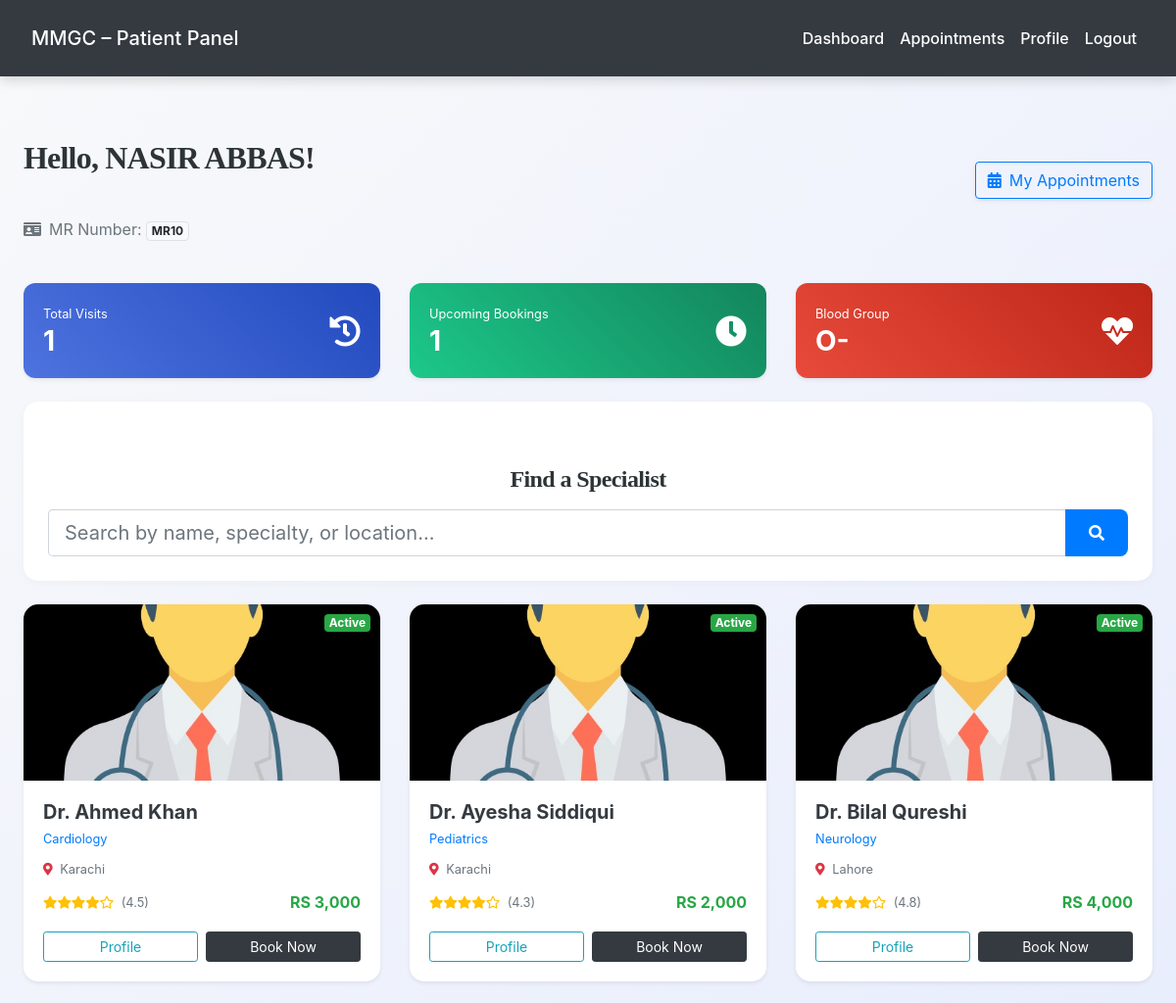
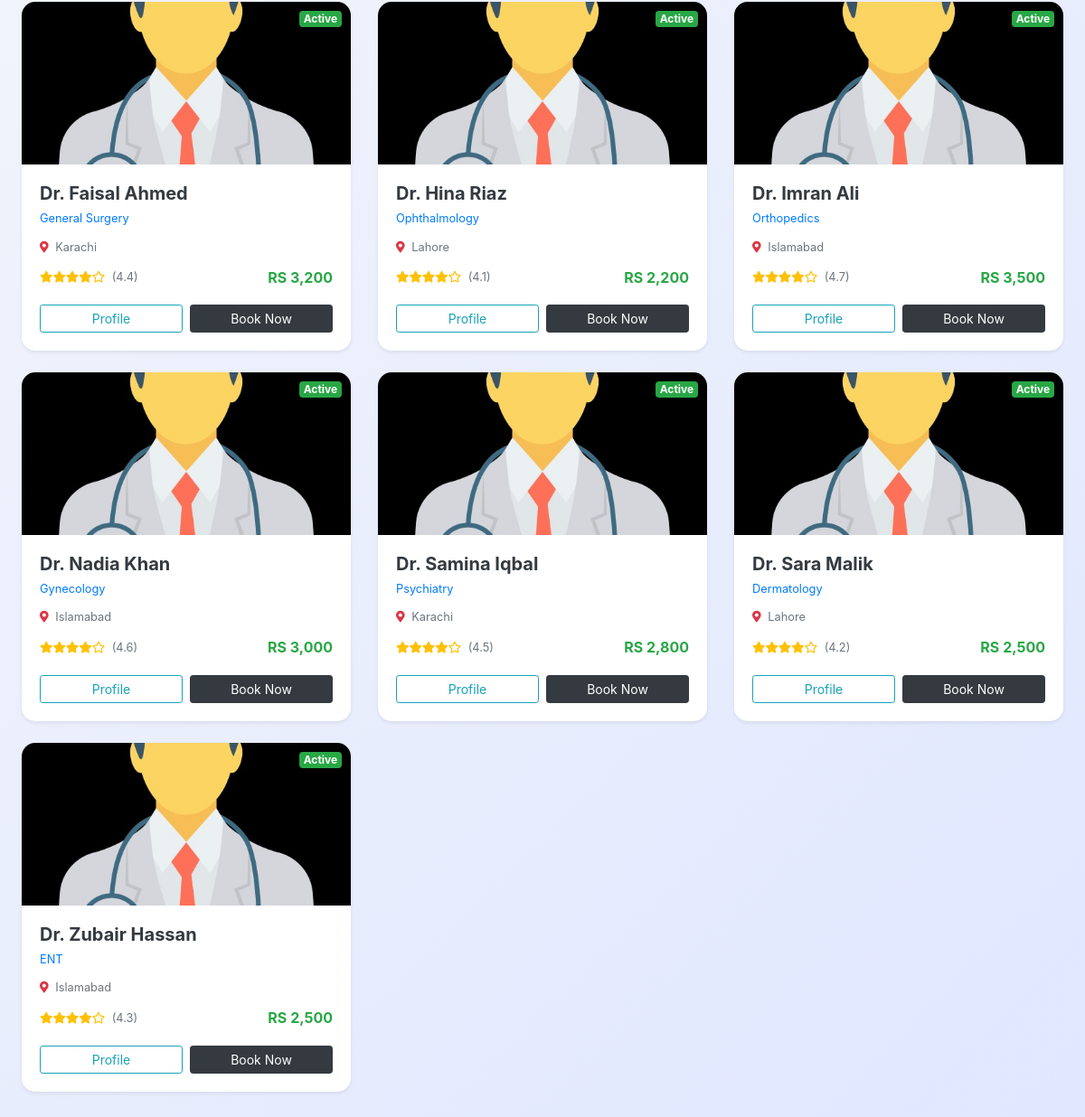
The app's page /patient/patient_dashboard.php (signed in) with its own data (2 pictures, top to bottom).
### tables this page shows
CREATE TABLE `patients` (
  `id` int(11) NOT NULL,
  `mr_number` varchar(20) NOT NULL,
  `name` varchar(100) NOT NULL,
  `email` varchar(100) DEFAULT NULL,
  `phone` varchar(15) NOT NULL,
  `password` varchar(255) DEFAULT NULL,
  `blood_group` varchar(10) DEFAULT NULL,
  `allergies` text DEFAULT NULL,
  `emergency_contact_name` varchar(150) DEFAULT NULL,
  `date_of_birth` date DEFAULT NULL,
  `gender` enum('male','female','other') DEFAULT NULL,
  `address` text DEFAULT NULL,
  `guardian_name` varchar(100) DEFAULT NULL,
  `guardian_phone` varchar(15) DEFAULT NULL,
  `registration_date` date DEFAULT curdate(),
  `status` enum('active','inactive') DEFAULT 'active',
  `created_at` timestamp NOT NULL DEFAULT current_timestamp()
);

CREATE TABLE `doctors` (
  `doctor_id` int(11) NOT NULL,
  `full_name` varchar(100) NOT NULL,
  `email` varchar(100) NOT NULL,
  `password` varchar(255) NOT NULL,
  `phone` varchar(20) DEFAULT NULL,
  `specialization` varchar(100) DEFAULT NULL,
  `qualification` varchar(100) DEFAULT NULL,
  `experience_years` int(11) DEFAULT NULL,
  `consultation_fee` decimal(10,2) DEFAULT NULL,
  `profile_image` varchar(255) DEFAULT NULL,
  `bio` text DEFAULT NULL,
  `status` enum('active','inactive','on_leave') DEFAULT 'active',
  `rating` decimal(2,1) DEFAULT 0.0,
  `location` varchar(255) DEFAULT NULL,
  `created_at` datetime DEFAULT current_timestamp(),
  `updated_at` datetime DEFAULT current_timestamp() ON UPDATE current_timestamp()
);

### patient/patient_dashboard.php (the view, shortened to what this page needs)
<?php
require_once('../config.php');
$patient_id = $_SESSION['patient_id'];
$res = $conn->query("SELECT * FROM patients WHERE id = $patient_id");
$patient = $res->fetch_assoc();
$apt_count_res = $conn->query("SELECT COUNT(*) as total FROM appointments WHERE patient_id = $patient_id");
$total_apts = $apt_count_res->fetch_assoc()['total'];
$upcoming_res = $conn->query("SELECT COUNT(*) as total FROM appointments WHERE patient_id = $patient_id AND appointment_date >= CURDATE() AND status != 'cancelled'");
$upcoming_apts = $upcoming_res->fetch_assoc()['total'];
$search = isset($_GET['search']) ? $conn->real_escape_string($_GET['search']) : '';
$query = "SELECT * FROM doctors WHERE status='active'";
$query .= " ORDER BY full_name ASC";
$doctors_res = $conn->query($query);
?>
<!DOCTYPE html>
<html lang="en">
<head>
    <link rel="stylesheet" href="https://maxcdn.bootstrapcdn.com/bootstrap/4.5.2/css/bootstrap.min.css">
    <link rel="stylesheet" href="https://cdnjs.cloudflare.com/ajax/libs/font-awesome/5.15.4/css/all.min.css">
    <link rel="stylesheet" href="../css/style.css">
</head>
<body>
<?php include('navbar.php'); ?>
<div class="container mt-4">
    <div class="d-flex justify-content-between align-items-center mb-4">
        <div>
            <h2 class="font-weight-bold">Hello, <?= htmlspecialchars($patient['name']) ?>!</h2>
            <p class="text-muted"><i class="fas fa-id-card mr-2"></i>MR Number: <span class="badge badge-light border"><?= htmlspecialchars($patient['mr_number']) ?></span></p>
        </div>
        <a href="view_appointments.php" class="btn btn-outline-primary btn-rounded shadow-sm">
            <i class="fas fa-calendar-alt mr-2"></i>My Appointments
        </a>
    </div>
    <div class="row mb-4">
        <div class="col-md-4">
            <div class="card stat-card bg-gradient-blue shadow-sm">
                <div class="card-body">
                    <div class="d-flex justify-content-between align-items-center">
                        <div>
                            <div class="small opacity-75">Total Visits</div>
                            <div class="h3 font-weight-bold mb-0"><?= $total_apts ?></div>
                        </div>
                        <i class="fas fa-history fa-2x opacity-50"></i>
                    </div>
                </div>
            </div>
        </div>
        <div class="col-md-4">
            <div class="card stat-card bg-gradient-green shadow-sm">
                <div class="card-body">
                    <div class="d-flex justify-content-between align-items-center">
                        <div>
                            <div class="small opacity-75">Upcoming Bookings</div>
                            <div class="h3 font-weight-bold mb-0"><?= $upcoming_apts ?></div>
                        </div>
                        <i class="fas fa-clock fa-2x opacity-50"></i>
                    </div>
                </div>
            </div>
        </div>
        <div class="col-md-4">
            <div class="card stat-card bg-gradient-red shadow-sm">
                <div class="card-body">
                    <div class="d-flex justify-content-between align-items-center">
                        <div>
                            <div class="small opacity-75">Blood Group</div>
                            <div class="h3 font-weight-bold mb-0"><?= htmlspecialchars($patient['blood_group'] ?: 'N/A') ?></div>
                        </div>
                        <i class="fas fa-heartbeat fa-2x opacity-50"></i>
                    </div>
                </div>
            </div>
        </div>
    </div>
            <div class="search-container mb-4">
                <h4 class="mb-3">Find a Specialist</h4>
                <form method="GET" class="input-group">
                    <input type="text" name="search" placeholder="Search by name, specialty, or location..." class="form-control form-control-lg border-right-0" value="<?= htmlspecialchars($search) ?>">
                    <div class="input-group-append">
                        <button class="btn btn-primary px-4"><i class="fas fa-search"></i></button>
                    </div>
                </form>
            </div>
            <div class="row">
                <?php if($doctors_res->num_rows > 0): ?>
                    <?php while($doc = $doctors_res->fetch_assoc()): ?>
                        <div class="col-md-6 col-xl-4 mb-4">
                            <div class="card doctor-card h-100 shadow-sm">
                                <div class="position-relative">
                                    <img src="../admin/<?= $doc['profile_image'] ?: '../uploads/default_doctor.png' ?>" class="card-img-top" alt="Doctor Image">
                                    <span class="badge badge-success position-absolute" style="top:10px; right:10px;">Active</span>
                                </div>
                                <div class="card-body">
                                    <h5 class="card-title font-weight-bold text-dark mb-1"><?= htmlspecialchars($doc['full_name']) ?></h5>
                                    <p class="text-primary small mb-2"><?= htmlspecialchars($doc['specialization']) ?></p>
                                    <div class="small text-muted mb-2">
                                        <i class="fas fa-map-marker-alt mr-1 text-danger"></i> <?= htmlspecialchars($doc['location']) ?>
                                    </div>
                                    <div class="d-flex justify-content-between align-items-center mb-3">
                                        <div class="text-warning small">
                                            <?php for($i=1; $i<=5; $i++) echo ($i <= $doc['rating']) ? '<i class="fas fa-star"></i>' : '<i class="far fa-star"></i>'; ?>
                                            <span class="text-muted ml-1">(<?= $doc['rating'] ?>)</span>
                                        </div>
                                        <div class="font-weight-bold text-success">RS <?= number_format($doc['consultation_fee'], 0) ?></div>
                                    </div>
                                    <div class="row no-gutters">
                                        <div class="col-6 pr-1">
                                            <a href="doctor_profile.php?id=<?= $doc['doctor_id'] ?>" class="btn btn-outline-info btn-sm btn-block">Profile</a>
                                        </div>
                                        <div class="col-6 pl-1">
                                            <a href="create_appointment.php?doctor_id=<?= $doc['doctor_id'] ?>" class="btn btn-dark btn-sm btn-block">Book Now</a>
                                        </div>
                                    </div>
                                </div>
                            </div>
                        </div>
                    <?php endwhile; ?>
                <?php endif; ?>
            </div>
        </div>
</body>
</html>

### patient/navbar.php (shortened to what this page needs)
<nav class="navbar navbar-expand-lg navbar-dark bg-dark">
    <a class="navbar-brand" href=" patient_dashboard.php">
        MMGC – Patient Panel
    </a>
    <div class="collapse navbar-collapse" id="navbarNav">
        <ul class="navbar-nav ml-auto">
            <?php if (isset($_SESSION['patient_id']) && $_SESSION['role'] === 'patient'): ?>
                <li class="nav-item">
                    <a class="nav-link" href=" patient_dashboard.php">Dashboard</a>
                </li>
                <li class="nav-item">
                    <a class="nav-link" href=" view_appointments.php">Appointments</a>
                </li>
                    <li class="nav-item">
                    <a class="nav-link" href=" profile.php">Profile</a>
                </li>
                <li class="nav-item">
                    <a class="nav-link" href=" logout.php">Logout</a>
                </li>
            <?php endif; ?>
        </ul>
    </div>
</nav>

### css/style.css (style rules this page uses)
:root { --primary: #007bff; --secondary: #6c757d; --success: #28a745; --info: #17a2b8; --warning: #ffc107; --danger: #dc3545; --light: #f8f9fa; --dark: #2d3436; --accent: #ff6f61; --highlight: #6f42c1; --shadow: rgba(0, 0, 0, 0.15); --transition: all 0.3s ease-in-out; }
body { font-family: 'Inter', 'Segoe UI', Tahoma, Geneva, Verdana, sans-serif; background: linear-gradient(135deg, var(--light) 0%, #e0e7ff 100%); color: var(--dark); line-height: 1.8; margin: 0; padding: 0; min-height: 100vh; font-size: 16px; }
.navbar { background-color: var(--dark); box-shadow: 0 4px 12px var(--shadow); padding: 1rem 2rem; position: sticky; top: 0; z-index: 1000; }
.navbar-brand, .nav-link { color: white !important; font-weight: 500; transition: var(--transition); }
h1, h2, h3, h4 { text-align: center; margin: 2.5rem 0; font-family: 'Georgia', 'Times New Roman', serif; color: var(--dark); font-weight: 700; letter-spacing: -0.025em; }
h2 { font-size: 2rem; }
h4 { font-size: 1.5rem; }
.container { max-width: 1200px; margin: 0 auto 3rem; padding: 0 1.5rem; }
.btn-primary { background-color: var(--primary); color: #fff; border: none; border-radius: 8px; padding: 0.75rem 1.5rem; font-size: 1rem; font-weight: 500; cursor: pointer; transition: var(--transition); display: inline-flex; align-items: center; justify-content: center; }
a { color: var(--primary); text-decoration: none; font-weight: 500; transition: var(--transition); }

### patient/patient_dashboard.php (style rules this page uses)
body { background-color: #f8f9fa; }
.stat-card { border: none; border-radius: 12px; transition: transform 0.2s; }
.bg-gradient-blue { background: linear-gradient(45deg, #4e73df, #224abe); color: white; }
.bg-gradient-green { background: linear-gradient(45deg, #1cc88a, #13855c); color: white; }
.bg-gradient-red { background: linear-gradient(45deg, #e74a3b, #be2617); color: white; }
.doctor-card { border: none; border-radius: 15px; overflow: hidden; box-shadow: 0 4px 12px rgba(0,0,0,0.05); }
.card-img-top { height: 180px; object-fit: cover; }
.search-container { background: white; padding: 25px; border-radius: 15px; box-shadow: 0 2px 10px rgba(0,0,0,0.03); }

### records on screen
patients: name "NASIR ABBAS", mr_number "MR10", blood_group "O-"
doctors: profile_image (picture), full_name "Dr. Ahmed Khan", specialization "Cardiology", location "Karachi", rating "4.5", consultation_fee "3,000"
doctors: profile_image (picture), full_name "Dr. Ayesha Siddiqui", specialization "Pediatrics", location "Karachi", rating "4.3", consultation_fee "2,000"
doctors: profile_image (picture), full_name "Dr. Bilal Qureshi", specialization "Neurology", location "Lahore", rating "4.8", consultation_fee "4,000"
doctors: profile_image (picture), full_name "Dr. Faisal Ahmed", specialization "General Surgery", location "Karachi", rating "4.4", consultation_fee "3,200"
doctors: profile_image (picture), full_name "Dr. Hina Riaz", specialization "Ophthalmology", location "Lahore", rating "4.1", consultation_fee "2,200"
doctors: profile_image (picture), full_name "Dr. Imran Ali", specialization "Orthopedics", location "Islamabad", rating "4.7", consultation_fee "3,500"
doctors: profile_image (picture), full_name "Dr. Nadia Khan", specialization "Gynecology", location "Islamabad", rating "4.6", consultation_fee "3,000"
doctors: profile_image (picture), full_name "Dr. Samina Iqbal", specialization "Psychiatry", location "Karachi", rating "4.5", consultation_fee "2,800"
doctors: profile_image (picture), full_name "Dr. Sara Malik", specialization "Dermatology", location "Lahore", rating "4.2", consultation_fee "2,500"
doctors: profile_image (picture), full_name "Dr. Zubair Hassan", specialization "ENT", location "Islamabad", rating "4.3", consultation_fee "2,500"

### other values on screen
$total_apts "1"
$upcoming_apts "1"
